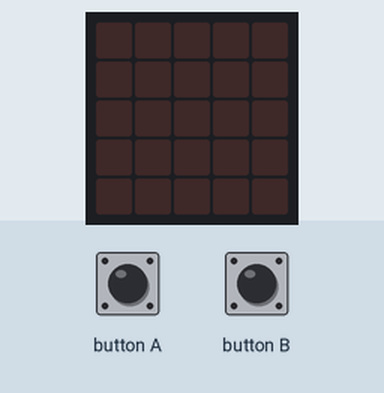
Bench run of a program on a simulated BBC micro:bit (MakeCode). Parts: the board's 5×5 LED display. The test bench sets the inputs (shaded band).

Above: at 1.2 s.
1.3 s: button B pressed for 0.15 s
At 1.8 s:
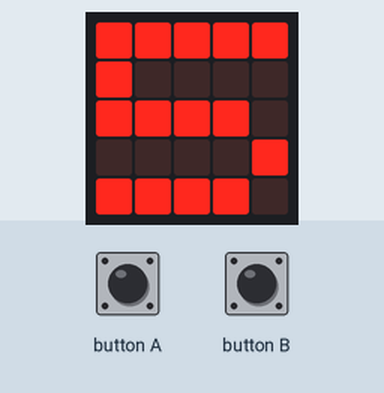
4.4 s: button A pressed for 0.15 s
At 7.0 s:
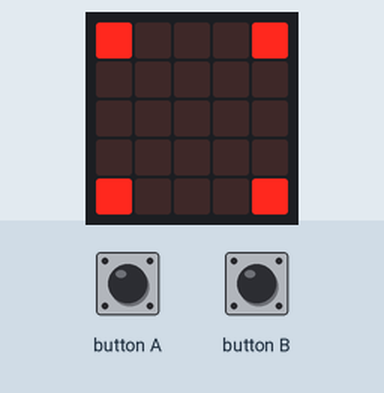
7.5 s: button B pressed for 0.15 s
At 12.35 s:
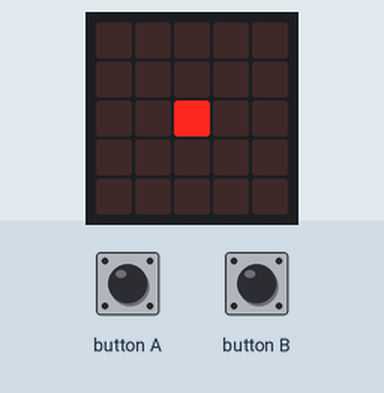
Timing chart, 0 to 13.8 s (numbered marks = the images above; inputs shaded):
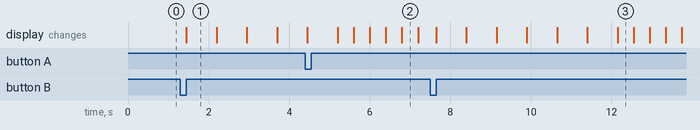

The program:

main.ts
```typescript
let uwu = 0
input.onButtonPressed(Button.A, function () {
    uwu += -10
})
input.onButtonPressed(Button.B, function () {
    uwu = 5
    while (uwu >= 0) {
        basic.showNumber(uwu)
        uwu += -1
    }
    basic.showLeds(`
        . . . . .
        . . . . .
        . . # . .
        . . . . .
        . . . . .
        `)
    basic.showLeds(`
        . . . . .
        . . # . .
        . # . # .
        . . # . .
        . . . . .
        `)
    basic.showLeds(`
        . . # . .
        . # . # .
        # . . . #
        . # . # .
        . . # . .
        `)
    basic.showLeds(`
        . # . # .
        # . . . #
        . . . . .
        # . . . #
        . # . # .
        `)
    basic.showLeds(`
        # . . . #
        . . . . .
        . . . . .
        . . . . .
        # . . . #
        `)
    basic.showLeds(`
        . . . . .
        . . . . .
        . . . . .
        . . . . .
        . . . . .
        `)
})
basic.forever(function () {

})
```

test.ts
```typescript
// 在這裡測試；當此封包作為擴充功能時，將不會編譯此內容。
```

Measured:
- after the input at 1.3 s, the display: changes after 0.15 s (image 1)
- after the input at 7.5 s, the display: first changes after 0.15 s (image 3 shows a later state)
- what the display in image 1 shows lasts 0.7 s, from 1.5 s to 2.2 s
- what the display in image 2 shows lasts 0.4 s, from 6.8 s to 7.2 s
